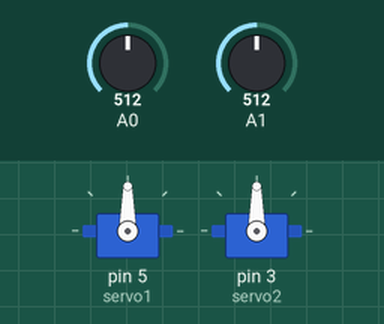
Bench run of a sketch on a simulated Arduino Uno, built with avr-gcc and run on an emulated ATmega328P. Shown: 2 × servo. The inputs (shaded band) are chosen by the test bench; at power-on: A0 = 512, A1 = 512.

Above: at 1.2 s.
1.3 s: A0 set to 716
At 1.7 s:
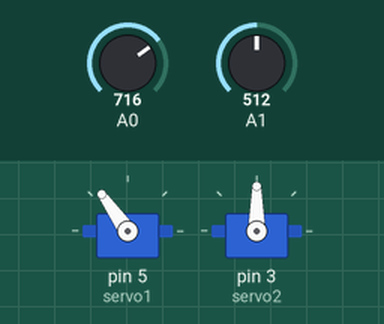
2.8 s: A1 set to 716
At 3.2 s:
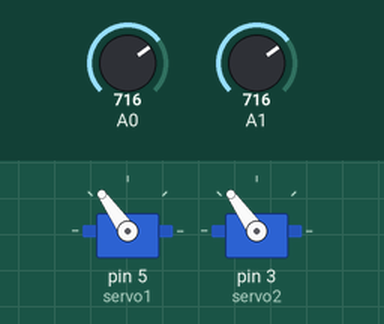
4.3 s: A0 set to 900
At 4.6 s:
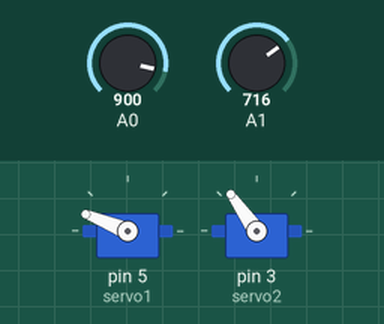
5.8 s: A1 set to 900
At 7.0 s:
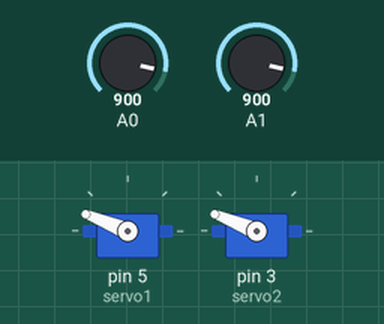
7.3 s: A0 set to 1023
At 7.6 s:
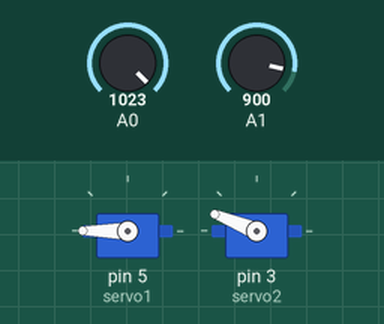
8.8 s: A1 set to 1023
At 10.2 s:
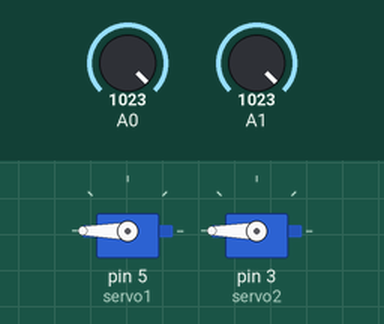
Timing chart, 0 to 11.3 s (numbered marks = the images above; inputs shaded):
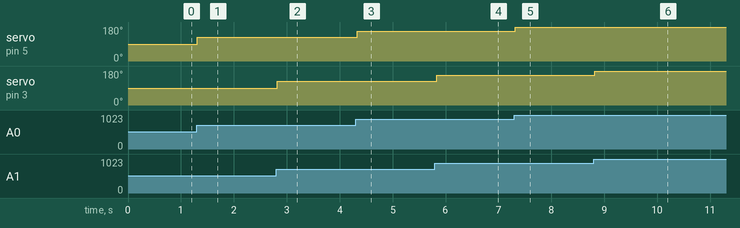

The sketch:

Servomotores_Poteciometros.ino
```cpp
/*
Controle de dois servomotores com potenciômetros independentes
*/

#include "Servo.h"

Servo servo1;
Servo servo2;

void setup(){

  servo1.attach(5);
  servo2.attach(3);

}

void loop(){

  int angulo1 = analogRead(0);
  int angulo2 = analogRead(1);

  angulo1 = map(angulo1, 0, 1023, 0, 180);
  servo1.write(angulo1);
  delay(15);

  angulo2 = map(angulo2, 0, 1023, 0, 180);
  servo2.write(angulo2);
  delay(15);

}
```

Measured:
- after the input at 1.3 s, servo on pin 5 (servo1): 90° → 125° at once
- after the input at 2.8 s, servo on pin 3 (servo2): 90° → 125° at once
- after the input at 4.3 s, servo on pin 5 (servo1): 125° → 158° at once
- after the input at 5.8 s, servo on pin 3 (servo2): 125° → 158° at once
- after the input at 7.3 s, servo on pin 5 (servo1): 158° → 180° at once
- after the input at 8.8 s, servo on pin 3 (servo2): 158° → 180° at once
